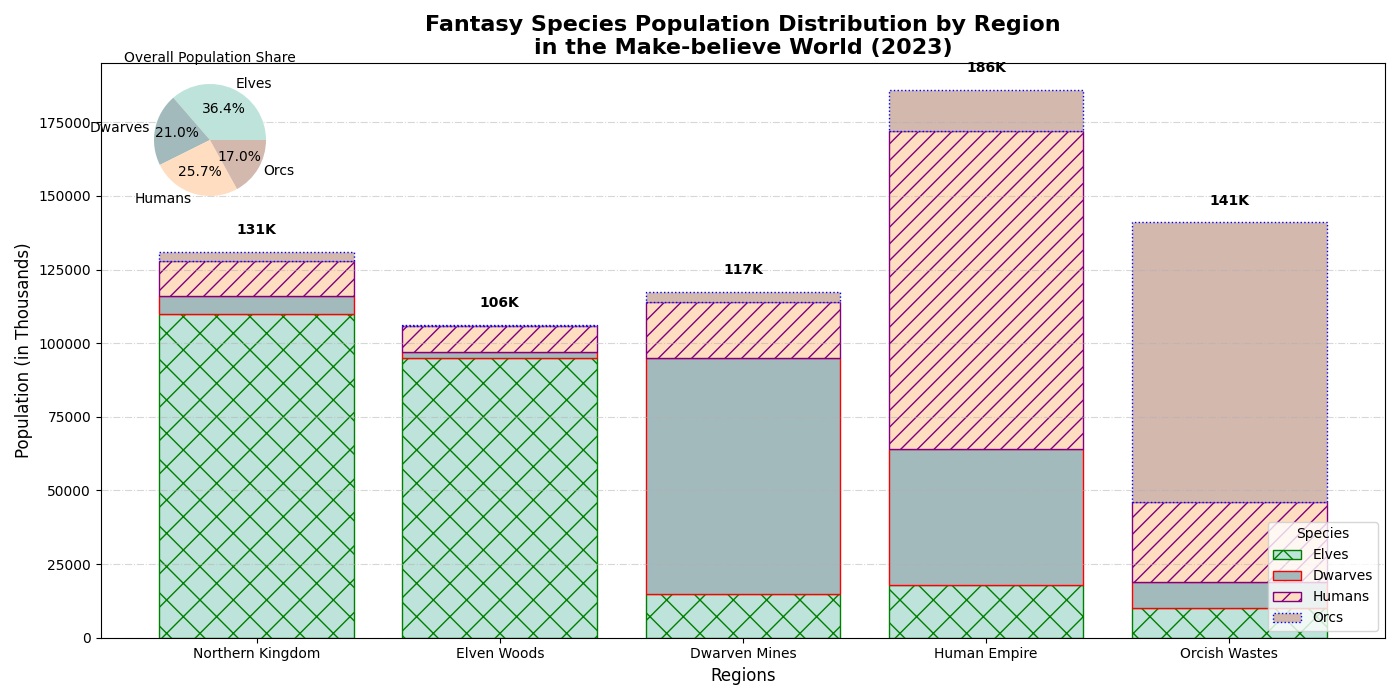

Recreate this plot in Python.
import matplotlib.pyplot as plt
import numpy as np

regions = ['Northern Kingdom', 'Elven Woods', 'Dwarven Mines', 'Human Empire', 'Orcish Wastes']
elves_population = [110000, 95000, 15000, 18000, 10000]
dwarves_population = [6000, 2000, 80000, 46000, 9000]
humans_population = [12000, 9000, 19000, 108000, 27000]
orcs_population = [3000, 300, 3500, 14000, 95000]

total_population = np.array(elves_population) + np.array(dwarves_population) + np.array(humans_population) + np.array(orcs_population)

# Manually shuffled colors
colors = ['#BEE3DB', '#A3BABC', '#FFDDC1', '#D3B8AE']

fig, ax = plt.subplots(figsize=(14, 7))

ax.bar(regions, elves_population, label='Elves', color=colors[0], edgecolor='green', hatch='x')
ax.bar(regions, dwarves_population, bottom=elves_population, label='Dwarves', color=colors[1], edgecolor='red', linestyle='-')
ax.bar(regions, humans_population, bottom=np.array(elves_population) + np.array(dwarves_population), label='Humans', color=colors[2], edgecolor='purple', hatch='//')
ax.bar(regions, orcs_population, bottom=np.array(elves_population) + np.array(dwarves_population) + np.array(humans_population), label='Orcs', color=colors[3], edgecolor='blue', linestyle=':')

ax.set_title('Fantasy Species Population Distribution by Region\nin the Make-believe World (2023)', fontsize=16, fontweight='bold')
ax.set_xlabel('Regions', fontsize=12)
ax.set_ylabel('Population (in Thousands)', fontsize=12)

ax.legend(title='Species', loc='lower right')

ax.yaxis.grid(True, linestyle='-.', alpha=0.5)

for i, total in enumerate(total_population):
    ax.text(i, total + 5000, f'{total // 1000}K', ha='center', va='bottom', fontsize=10, fontweight='bold')

species = ['Elves', 'Dwarves', 'Humans', 'Orcs']
population_totals = [sum(elves_population), sum(dwarves_population), sum(humans_population), sum(orcs_population)]

inset_ax = fig.add_axes([0.05, 0.7, 0.2, 0.2], aspect=1)
inset_ax.pie(population_totals, labels=species, autopct='%1.1f%%', colors=colors)
inset_ax.set_title('Overall Population Share', fontsize=10)

plt.tight_layout()
plt.show()
